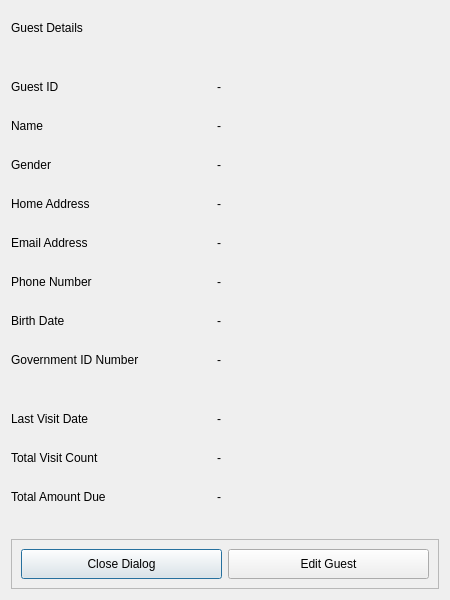
<?xml version="1.0" encoding="UTF-8"?>
<ui version="4.0">
 <class>Dialog</class>
 <widget class="QDialog" name="Dialog">
  <property name="geometry">
   <rect>
    <x>0</x>
    <y>0</y>
    <width>450</width>
    <height>600</height>
   </rect>
  </property>
  <property name="minimumSize">
   <size>
    <width>450</width>
    <height>600</height>
   </size>
  </property>
  <property name="maximumSize">
   <size>
    <width>600</width>
    <height>600</height>
   </size>
  </property>
  <property name="windowTitle">
   <string>Dialog</string>
  </property>
  <layout class="QGridLayout" name="gridLayout">
   <item row="16" column="0" colspan="2">
    <widget class="QFrame" name="button_frame">
     <property name="frameShape">
      <enum>QFrame::StyledPanel</enum>
     </property>
     <property name="frameShadow">
      <enum>QFrame::Raised</enum>
     </property>
     <layout class="QHBoxLayout" name="horizontalLayout">
      <item>
       <widget class="QPushButton" name="left_button">
        <property name="minimumSize">
         <size>
          <width>0</width>
          <height>30</height>
         </size>
        </property>
        <property name="cursor">
         <cursorShape>PointingHandCursor</cursorShape>
        </property>
        <property name="text">
         <string>Close Dialog</string>
        </property>
       </widget>
      </item>
      <item>
       <widget class="QPushButton" name="right_button">
        <property name="minimumSize">
         <size>
          <width>0</width>
          <height>30</height>
         </size>
        </property>
        <property name="cursor">
         <cursorShape>PointingHandCursor</cursorShape>
        </property>
        <property name="text">
         <string>Edit Guest</string>
        </property>
       </widget>
      </item>
     </layout>
    </widget>
   </item>
   <item row="3" column="0">
    <widget class="QLabel" name="guest_id_label">
     <property name="minimumSize">
      <size>
       <width>200</width>
       <height>32</height>
      </size>
     </property>
     <property name="text">
      <string>Guest ID</string>
     </property>
    </widget>
   </item>
   <item row="6" column="0">
    <widget class="QLabel" name="home_address_label">
     <property name="text">
      <string>Home Address</string>
     </property>
    </widget>
   </item>
   <item row="7" column="0">
    <widget class="QLabel" name="email_address_label">
     <property name="text">
      <string>Email Address</string>
     </property>
    </widget>
   </item>
   <item row="1" column="0" colspan="2">
    <spacer name="vs_1">
     <property name="orientation">
      <enum>Qt::Vertical</enum>
     </property>
     <property name="sizeType">
      <enum>QSizePolicy::Fixed</enum>
     </property>
     <property name="sizeHint" stdset="0">
      <size>
       <width>20</width>
       <height>20</height>
      </size>
     </property>
    </spacer>
   </item>
   <item row="12" column="0">
    <widget class="QLabel" name="last_visit_date_label">
     <property name="minimumSize">
      <size>
       <width>0</width>
       <height>32</height>
      </size>
     </property>
     <property name="text">
      <string>Last Visit Date</string>
     </property>
    </widget>
   </item>
   <item row="10" column="0">
    <widget class="QLabel" name="government_id_number_label">
     <property name="text">
      <string>Government ID Number</string>
     </property>
    </widget>
   </item>
   <item row="13" column="0">
    <widget class="QLabel" name="total_visit_count_label">
     <property name="minimumSize">
      <size>
       <width>0</width>
       <height>32</height>
      </size>
     </property>
     <property name="text">
      <string>Total Visit Count</string>
     </property>
    </widget>
   </item>
   <item row="13" column="1">
    <widget class="QLabel" name="total_visit_count_value_label">
     <property name="text">
      <string>-</string>
     </property>
    </widget>
   </item>
   <item row="12" column="1">
    <widget class="QLabel" name="last_visit_date_value_label">
     <property name="text">
      <string>-</string>
     </property>
    </widget>
   </item>
   <item row="8" column="0">
    <widget class="QLabel" name="phone_number_label">
     <property name="text">
      <string>Phone Number</string>
     </property>
    </widget>
   </item>
   <item row="15" column="0" colspan="2">
    <spacer name="vs_3">
     <property name="orientation">
      <enum>Qt::Vertical</enum>
     </property>
     <property name="sizeType">
      <enum>QSizePolicy::Fixed</enum>
     </property>
     <property name="sizeHint" stdset="0">
      <size>
       <width>20</width>
       <height>20</height>
      </size>
     </property>
    </spacer>
   </item>
   <item row="11" column="0" colspan="2">
    <spacer name="vs_2">
     <property name="orientation">
      <enum>Qt::Vertical</enum>
     </property>
     <property name="sizeType">
      <enum>QSizePolicy::Fixed</enum>
     </property>
     <property name="sizeHint" stdset="0">
      <size>
       <width>20</width>
       <height>20</height>
      </size>
     </property>
    </spacer>
   </item>
   <item row="9" column="0">
    <widget class="QLabel" name="birth_date_label">
     <property name="text">
      <string>Birth Date</string>
     </property>
    </widget>
   </item>
   <item row="4" column="0">
    <widget class="QLabel" name="name_label">
     <property name="text">
      <string>Name</string>
     </property>
    </widget>
   </item>
   <item row="0" column="0" colspan="2">
    <widget class="QLabel" name="guest_details_label">
     <property name="text">
      <string>Guest Details</string>
     </property>
    </widget>
   </item>
   <item row="5" column="0">
    <widget class="QLabel" name="gender_label">
     <property name="text">
      <string>Gender</string>
     </property>
    </widget>
   </item>
   <item row="14" column="0">
    <widget class="QLabel" name="total_amount_due_label">
     <property name="minimumSize">
      <size>
       <width>0</width>
       <height>32</height>
      </size>
     </property>
     <property name="text">
      <string>Total Amount Due</string>
     </property>
    </widget>
   </item>
   <item row="14" column="1">
    <widget class="QLabel" name="total_amount_due_value_label">
     <property name="text">
      <string>-</string>
     </property>
    </widget>
   </item>
   <item row="4" column="1" rowspan="7">
    <widget class="QStackedWidget" name="information_stacked_widget">
     <property name="frameShape">
      <enum>QFrame::NoFrame</enum>
     </property>
     <property name="lineWidth">
      <number>0</number>
     </property>
     <property name="currentIndex">
      <number>0</number>
     </property>
     <widget class="QWidget" name="view_mode_widget">
      <layout class="QVBoxLayout" name="verticalLayout">
       <property name="leftMargin">
        <number>0</number>
       </property>
       <property name="topMargin">
        <number>0</number>
       </property>
       <property name="rightMargin">
        <number>0</number>
       </property>
       <property name="bottomMargin">
        <number>0</number>
       </property>
       <item>
        <widget class="QLabel" name="name_value_label">
         <property name="text">
          <string>-</string>
         </property>
        </widget>
       </item>
       <item>
        <widget class="QLabel" name="gender_value_label">
         <property name="text">
          <string>-</string>
         </property>
        </widget>
       </item>
       <item>
        <widget class="QLabel" name="home_address_value_label">
         <property name="text">
          <string>-</string>
         </property>
        </widget>
       </item>
       <item>
        <widget class="QLabel" name="email_address_value_label">
         <property name="text">
          <string>-</string>
         </property>
        </widget>
       </item>
       <item>
        <widget class="QLabel" name="phone_number_value_label">
         <property name="text">
          <string>-</string>
         </property>
        </widget>
       </item>
       <item>
        <widget class="QLabel" name="birth_date_value_label">
         <property name="text">
          <string>-</string>
         </property>
        </widget>
       </item>
       <item>
        <widget class="QLabel" name="government_id_number_value_label">
         <property name="text">
          <string>-</string>
         </property>
        </widget>
       </item>
      </layout>
     </widget>
     <widget class="QWidget" name="edit_mode_widget">
      <layout class="QVBoxLayout" name="verticalLayout_2">
       <property name="leftMargin">
        <number>0</number>
       </property>
       <property name="topMargin">
        <number>0</number>
       </property>
       <property name="rightMargin">
        <number>0</number>
       </property>
       <property name="bottomMargin">
        <number>0</number>
       </property>
       <item>
        <widget class="QLineEdit" name="name_lineedit">
         <property name="minimumSize">
          <size>
           <width>0</width>
           <height>32</height>
          </size>
         </property>
        </widget>
       </item>
       <item>
        <widget class="QComboBox" name="gender_combobox">
         <property name="minimumSize">
          <size>
           <width>0</width>
           <height>32</height>
          </size>
         </property>
         <item>
          <property name="text">
           <string>Male</string>
          </property>
         </item>
         <item>
          <property name="text">
           <string>Female</string>
          </property>
         </item>
         <item>
          <property name="text">
           <string>Others</string>
          </property>
         </item>
         <item>
          <property name="text">
           <string>Prefer not to say</string>
          </property>
         </item>
        </widget>
       </item>
       <item>
        <widget class="QLineEdit" name="home_address_lineedit">
         <property name="minimumSize">
          <size>
           <width>0</width>
           <height>32</height>
          </size>
         </property>
        </widget>
       </item>
       <item>
        <widget class="QLineEdit" name="email_address_lineedit">
         <property name="minimumSize">
          <size>
           <width>0</width>
           <height>32</height>
          </size>
         </property>
        </widget>
       </item>
       <item>
        <widget class="QLineEdit" name="phone_number_lineedit">
         <property name="minimumSize">
          <size>
           <width>0</width>
           <height>32</height>
          </size>
         </property>
        </widget>
       </item>
       <item>
        <widget class="QDateEdit" name="birth_date_date_edit">
         <property name="minimumSize">
          <size>
           <width>0</width>
           <height>32</height>
          </size>
         </property>
         <property name="displayFormat">
          <string>MMMM d, yyyy</string>
         </property>
         <property name="calendarPopup">
          <bool>true</bool>
         </property>
        </widget>
       </item>
       <item>
        <widget class="QLineEdit" name="government_id_number_lineedit">
         <property name="minimumSize">
          <size>
           <width>0</width>
           <height>32</height>
          </size>
         </property>
        </widget>
       </item>
      </layout>
     </widget>
    </widget>
   </item>
   <item row="3" column="1">
    <widget class="QLabel" name="guest_id_value_label">
     <property name="text">
      <string>-</string>
     </property>
    </widget>
   </item>
  </layout>
 </widget>
 <resources/>
 <connections/>
</ui>
